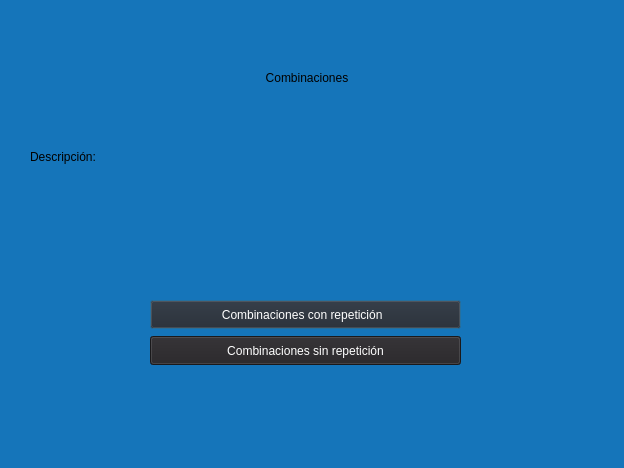
<?xml version="1.0" encoding="UTF-8"?>
<ui version="4.0">
 <class>CombinacionOperaciones</class>
 <widget class="QDialog" name="CombinacionOperaciones">
  <property name="geometry">
   <rect>
    <x>0</x>
    <y>0</y>
    <width>624</width>
    <height>468</height>
   </rect>
  </property>
  <property name="windowTitle">
   <string>Combinación</string>
  </property>
  <property name="styleSheet">
   <string notr="true">background-color: rgb(21, 117, 186);</string>
  </property>
  <property name="sizeGripEnabled">
   <bool>false</bool>
  </property>
  <widget class="QLabel" name="tituloCombinaciones">
   <property name="geometry">
    <rect>
     <x>150</x>
     <y>50</y>
     <width>314</width>
     <height>56</height>
    </rect>
   </property>
   <property name="contextMenuPolicy">
    <enum>Qt::PreventContextMenu</enum>
   </property>
   <property name="styleSheet">
    <string notr="true">font: 900 25pt &quot;Segoe UI Black&quot;;</string>
   </property>
   <property name="text">
    <string>Combinaciones</string>
   </property>
   <property name="alignment">
    <set>Qt::AlignCenter</set>
   </property>
  </widget>
  <widget class="QLabel" name="descripcionCombinaciones">
   <property name="geometry">
    <rect>
     <x>30</x>
     <y>150</y>
     <width>81</width>
     <height>20</height>
    </rect>
   </property>
   <property name="text">
    <string>Descripción:</string>
   </property>
   <property name="alignment">
    <set>Qt::AlignLeading|Qt::AlignLeft|Qt::AlignTop</set>
   </property>
  </widget>
  <widget class="QPushButton" name="op2">
   <property name="geometry">
    <rect>
     <x>150</x>
     <y>300</y>
     <width>311</width>
     <height>29</height>
    </rect>
   </property>
   <property name="mouseTracking">
    <bool>true</bool>
   </property>
   <property name="autoFillBackground">
    <bool>false</bool>
   </property>
   <property name="styleSheet">
    <string notr="true">background-color: rgb(37, 35, 38);
color: rgb(255, 255, 255);
font: 350 9pt &quot;Segoe UI Variable Text Semiligh&quot;;</string>
   </property>
   <property name="text">
    <string>Combinaciones con repetición  </string>
   </property>
   <property name="autoRepeat">
    <bool>false</bool>
   </property>
   <property name="autoExclusive">
    <bool>false</bool>
   </property>
  </widget>
  <widget class="QPushButton" name="op1">
   <property name="geometry">
    <rect>
     <x>150</x>
     <y>336</y>
     <width>311</width>
     <height>29</height>
    </rect>
   </property>
   <property name="autoFillBackground">
    <bool>false</bool>
   </property>
   <property name="styleSheet">
    <string notr="true">background-color: rgb(37, 35, 38);
color: rgb(255, 255, 255);
font: 350 9pt &quot;Segoe UI Variable Text Semiligh&quot;;</string>
   </property>
   <property name="text">
    <string>Combinaciones sin repetición</string>
   </property>
   <property name="autoRepeat">
    <bool>false</bool>
   </property>
   <property name="autoExclusive">
    <bool>false</bool>
   </property>
  </widget>
 </widget>
 <resources/>
 <connections/>
</ui>
